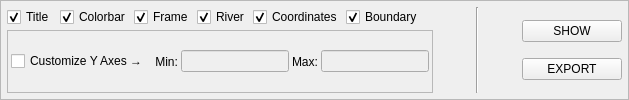
               <widget class="QFrame" name="frame_11">
                <property name="frameShape">
                 <enum>QFrame::StyledPanel</enum>
                </property>
                <property name="frameShadow">
                 <enum>QFrame::Raised</enum>
                </property>
                <layout class="QHBoxLayout" name="horizontalLayout_33">
                 <property name="spacing">
                  <number>3</number>
                 </property>
                 <property name="margin">
                  <number>6</number>
                 </property>
                 <item>
                  <layout class="QVBoxLayout" name="verticalLayout_47">
                   <property name="spacing">
                    <number>3</number>
                   </property>
                   <property name="bottomMargin">
                    <number>0</number>
                   </property>
                   <item>
                    <layout class="QHBoxLayout" name="horizontalLayout_43">
                     <property name="rightMargin">
                      <number>10</number>
                     </property>
                     <item>
                      <widget class="QCheckBox" name="checkBox_gwsw_title">
                       <property name="font">
                        <font>
                         <weight>50</weight>
                         <bold>false</bold>
                        </font>
                       </property>
                       <property name="text">
                        <string>Title</string>
                       </property>
                       <property name="checked">
                        <bool>true</bool>
                       </property>
                      </widget>
                     </item>
                     <item>
                      <widget class="QCheckBox" name="checkBox_gwsw_colorbar">
                       <property name="font">
                        <font>
                         <weight>50</weight>
                         <bold>false</bold>
                        </font>
                       </property>
                       <property name="text">
                        <string>Colorbar</string>
                       </property>
                       <property name="checked">
                        <bool>true</bool>
                       </property>
                      </widget>
                     </item>
                     <item>
                      <widget class="QCheckBox" name="checkBox_gwsw_frame">
                       <property name="font">
                        <font>
                         <weight>50</weight>
                         <bold>false</bold>
                        </font>
                       </property>
                       <property name="text">
                        <string>Frame</string>
                       </property>
                       <property name="checked">
                        <bool>true</bool>
                       </property>
                      </widget>
                     </item>
                     <item>
                      <widget class="QCheckBox" name="checkBox_gwsw_river">
                       <property name="font">
                        <font>
                         <weight>50</weight>
                         <bold>false</bold>
                        </font>
                       </property>
                       <property name="text">
                        <string>River</string>
                       </property>
                       <property name="checked">
                        <bool>true</bool>
                       </property>
                      </widget>
                     </item>
                     <item>
                      <widget class="QCheckBox" name="checkBox_gwsw_coords">
                       <property name="font">
                        <font>
                         <weight>50</weight>
                         <bold>false</bold>
                        </font>
                       </property>
                       <property name="text">
                        <string>Coordinates</string>
                       </property>
                       <property name="checked">
                        <bool>true</bool>
                       </property>
                      </widget>
                     </item>
                     <item>
                      <widget class="QCheckBox" name="checkBox_gwsw_boundary">
                       <property name="font">
                        <font>
                         <weight>50</weight>
                         <bold>false</bold>
                        </font>
                       </property>
                       <property name="text">
                        <string>Boundary</string>
                       </property>
                       <property name="checked">
                        <bool>true</bool>
                       </property>
                      </widget>
                     </item>
                    </layout>
                   </item>
                   <item>
                    <widget class="QFrame" name="frame_12">
                     <property name="frameShape">
                      <enum>QFrame::StyledPanel</enum>
                     </property>
                     <property name="frameShadow">
                      <enum>QFrame::Raised</enum>
                     </property>
                     <layout class="QHBoxLayout" name="horizontalLayout_44">
                      <property name="spacing">
                       <number>3</number>
                      </property>
                      <property name="margin">
                       <number>3</number>
                      </property>
                      <item>
                       <widget class="QCheckBox" name="checkBox_gwsw_yaxes">
                        <property name="font">
                         <font>
                          <weight>50</weight>
                          <bold>false</bold>
                         </font>
                        </property>
                        <property name="text">
                         <string>Customize Y Axes →</string>
                        </property>
                       </widget>
                      </item>
                      <item>
                       <widget class="QLabel" name="label_57">
                        <property name="font">
                         <font>
                          <weight>50</weight>
                          <bold>false</bold>
                         </font>
                        </property>
                        <property name="text">
                         <string> Min:</string>
                        </property>
                       </widget>
                      </item>
                      <item>
                       <widget class="QLineEdit" name="lineEdit_gwsw_y_min">
                        <property name="enabled">
                         <bool>false</bool>
                        </property>
                        <property name="alignment">
                         <set>Qt::AlignRight|Qt::AlignTrailing|Qt::AlignVCenter</set>
                        </property>
                       </widget>
                      </item>
                      <item>
                       <widget class="QLabel" name="label_58">
                        <property name="font">
                         <font>
                          <weight>50</weight>
                          <bold>false</bold>
                         </font>
                        </property>
                        <property name="text">
                         <string>Max:</string>
                        </property>
                       </widget>
                      </item>
                      <item>
                       <widget class="QLineEdit" name="lineEdit_gwsw_y_max">
                        <property name="enabled">
                         <bool>false</bool>
                        </property>
                        <property name="alignment">
                         <set>Qt::AlignRight|Qt::AlignTrailing|Qt::AlignVCenter</set>
                        </property>
                       </widget>
                      </item>
                     </layout>
                    </widget>
                   </item>
                  </layout>
                 </item>
                 <item>
                  <spacer name="horizontalSpacer_17">
                   <property name="orientation">
                    <enum>Qt::Horizontal</enum>
                   </property>
                   <property name="sizeHint" stdset="0">
                    <size>
                     <width>40</width>
                     <height>20</height>
                    </size>
                   </property>
                  </spacer>
                 </item>
                 <item>
                  <widget class="Line" name="line_11">
                   <property name="orientation">
                    <enum>Qt::Vertical</enum>
                   </property>
                  </widget>
                 </item>
                 <item>
                  <spacer name="horizontalSpacer_19">
                   <property name="orientation">
                    <enum>Qt::Horizontal</enum>
                   </property>
                   <property name="sizeHint" stdset="0">
                    <size>
                     <width>40</width>
                     <height>20</height>
                    </size>
                   </property>
                  </spacer>
                 </item>
                 <item>
                  <layout class="QVBoxLayout" name="verticalLayout_45">
                   <property name="spacing">
                    <number>3</number>
                   </property>
                   <item>
                    <widget class="QPushButton" name="pushButton_plot_gwsw">
                     <property name="minimumSize">
                      <size>
                       <width>100</width>
                       <height>0</height>
                      </size>
                     </property>
                     <property name="font">
                      <font>
                       <weight>50</weight>
                       <bold>false</bold>
                      </font>
                     </property>
                     <property name="text">
                      <string>SHOW</string>
                     </property>
                    </widget>
                   </item>
                   <item>
                    <widget class="QPushButton" name="pushButton_gwsw_export">
                     <property name="minimumSize">
                      <size>
                       <width>100</width>
                       <height>0</height>
                      </size>
                     </property>
                     <property name="font">
                      <font>
                       <weight>50</weight>
                       <bold>false</bold>
                      </font>
                     </property>
                     <property name="text">
                      <string>EXPORT</string>
                     </property>
                    </widget>
                   </item>
                  </layout>
                 </item>
                </layout>
               </widget>
